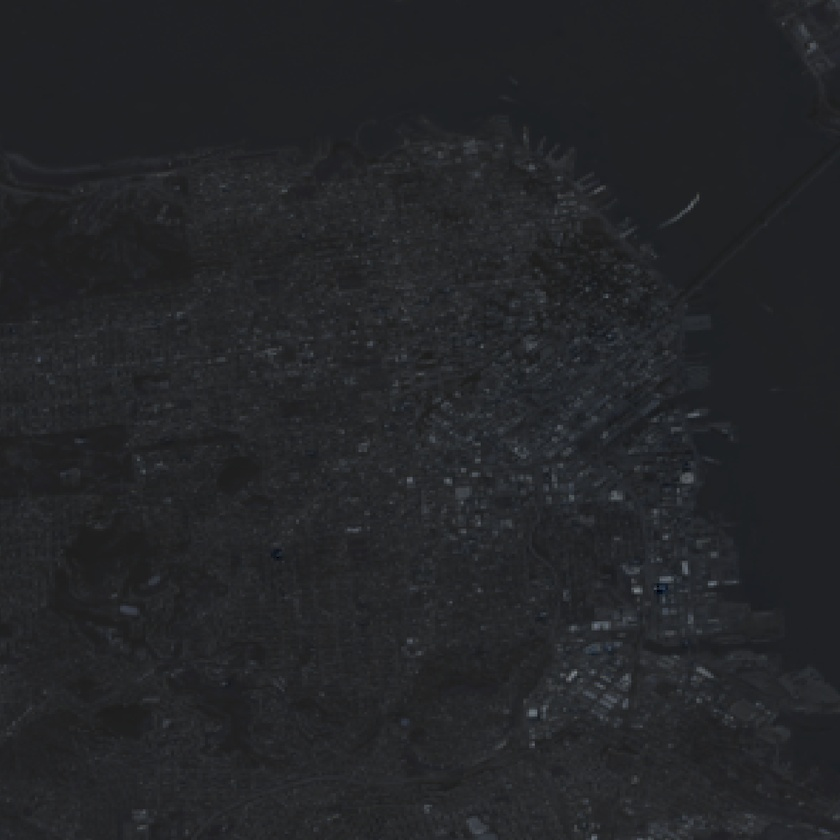
#> input picture satellite_image.jpg, 840 x 840 px, shrunk from 2048 x 2048 before the run
$ python Process_Satellite_Images.py
#> lines starting #> are read from the running program, lines starting #| are printed output that depends on the picture
import cv2
import numpy as np
import matplotlib.pyplot as plt

# Load satellite image
print("Loading image...")
image = cv2.imread("satellite_image.jpg")
#> image is the input picture: shape (840, 840, 3); mean B, G, R 40.4, 37.6, 36.5
print("Image loaded.")

# Convert to grayscale
gray_image = cv2.cvtColor(image, cv2.COLOR_BGR2GRAY)

# Apply edge detection to identify disaster zones
edges = cv2.Canny(gray_image, 50, 150)
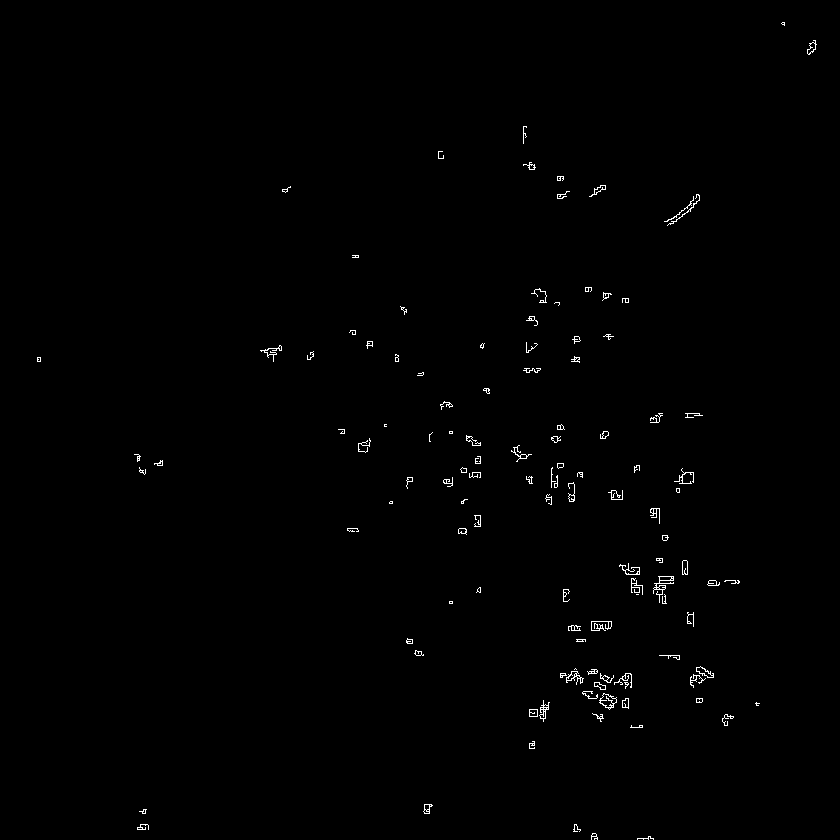
#> edges: shape (840, 840); 0.55% white in thin lines or dots

# Display results
plt.figure(figsize=(10, 5))
plt.subplot(1, 2, 1)
plt.imshow(gray_image, cmap="gray")
plt.title("Grayscale Image")
plt.subplot(1, 2, 2)
plt.imshow(edges, cmap="gray")
plt.title("Detected Disaster Zones")
# plt.show()

# Save the plot to a file
output_path = "disaster_zones.png"
plt.savefig(output_path)
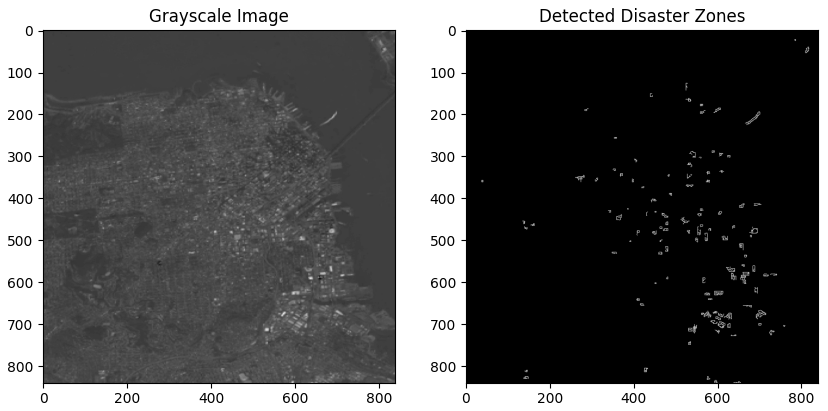
#> figure drawn by matplotlib, 2 panels
print(f"Plot saved as {output_path}")
